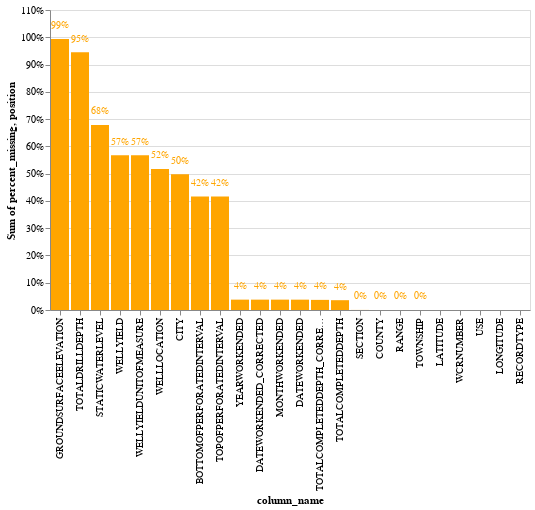

The cell this chart's notebook holds for it:
### Code cell
wcr_instance.draw_mising_data_chart()

### Figure 1 — Vega-Lite specification as saved in the notebook (floating-point values rounded to 4 significant figures)
{"config": {"view": {"continuousWidth": 400, "continuousHeight": 300}}, "layer": [{"mark": "bar", "encoding": {"color": {"value": "orange"}, "tooltip": [{"field": "column_name", "type": "nominal"}, {"field": "percent_missing", "type": "quantitative"}], "x": {"field": "column_name", "sort": ["GROUNDSURFACEELEVATION", "TOTALDRILLDEPTH", "STATICWATERLEVEL", "WELLYIELD", "WELLYIELDUNITOFMEASURE", "WELLLOCATION", "CITY", "BOTTOMOFPERFORATEDINTERVAL", "TOPOFPERFORATEDINTERVAL", "YEARWORKENDED", "DATEWORKENDED_CORRECTED", "MONTHWORKENDED", "DATEWORKENDED", "TOTALCOMPLETEDDEPTH_CORRECTED", "TOTALCOMPLETEDDEPTH", "SECTION", "COUNTY", "RANGE", "TOWNSHIP", "LATITUDE", "WCRNUMBER", "USE", "LONGITUDE", "RECORDTYPE"], "type": "nominal"}, "y": {"aggregate": "sum", "axis": {"format": "%"}, "field": "percent_missing", "stack": "normalize", "type": "quantitative"}}}, {"mark": {"type": "text", "align": "center", "color": "black", "fontSize": 10}, "encoding": {"color": {"value": "orange"}, "text": {"field": "percent_missing", "format": ".0%", "type": "quantitative"}, "tooltip": [{"field": "column_name", "type": "nominal"}, {"field": "percent_missing", "type": "quantitative"}], "x": {"field": "column_name", "sort": ["GROUNDSURFACEELEVATION", "TOTALDRILLDEPTH", "STATICWATERLEVEL", "WELLYIELD", "WELLYIELDUNITOFMEASURE", "WELLLOCATION", "CITY", "BOTTOMOFPERFORATEDINTERVAL", "TOPOFPERFORATEDINTERVAL", "YEARWORKENDED", "DATEWORKENDED_CORRECTED", "MONTHWORKENDED", "DATEWORKENDED", "TOTALCOMPLETEDDEPTH_CORRECTED", "TOTALCOMPLETEDDEPTH", "SECTION", "COUNTY", "RANGE", "TOWNSHIP", "LATITUDE", "WCRNUMBER", "USE", "LONGITUDE", "RECORDTYPE"], "type": "nominal"}, "y": {"field": "position", "type": "quantitative"}}, "transform": [{"calculate": "datum.percent_missing + 0.05 * datum.percent_missing / abs(datum.percent_missing)", "as": "position"}]}], "data": {"name": "data-ada3afc385266827e3ad7bcb5125be00"}, "$schema": "https://vega.github.io/schema/vega-lite/v4.17.0.json", "datasets": {"data-ada3afc385266827e3ad7bcb5125be00": [{"column_name": "GROUNDSURFACEELEVATION", "percent_missing": 0.9937}, {"column_name": "TOTALDRILLDEPTH", "percent_missing": 0.9452}, {"column_name": "STATICWATERLEVEL", "percent_missing": 0.6784}, {"column_name": "WELLYIELD", "percent_missing": 0.5672}, {"column_name": "WELLYIELDUNITOFMEASURE", "percent_missing": 0.5672}, {"column_name": "WELLLOCATION", "percent_missing": 0.5167}, {"column_name": "CITY", "percent_missing": 0.4976}, {"column_name": "BOTTOMOFPERFORATEDINTERVAL", "percent_missing": 0.4165}, {"column_name": "TOPOFPERFORATEDINTERVAL", "percent_missing": 0.4159}, {"column_name": "YEARWORKENDED", "percent_missing": 0.038}, {"column_name": "DATEWORKENDED_CORRECTED", "percent_missing": 0.038}, {"column_name": "MONTHWORKENDED", "percent_missing": 0.038}, {"column_name": "DATEWORKENDED", "percent_missing": 0.03792}, {"column_name": "TOTALCOMPLETEDDEPTH_CORRECTED", "percent_missing": 0.03712}, {"column_name": "TOTALCOMPLETEDDEPTH", "percent_missing": 0.03597}, {"column_name": "SECTION", "percent_missing": 0.0002504}, {"column_name": "COUNTY", "percent_missing": 8.421e-05}, {"column_name": "RANGE", "percent_missing": 5.762e-05}, {"column_name": "TOWNSHIP", "percent_missing": 4.21e-05}, {"column_name": "LATITUDE", "percent_missing": 0.0}, {"column_name": "WCRNUMBER", "percent_missing": 0.0}, {"column_name": "USE", "percent_missing": 0.0}, {"column_name": "LONGITUDE", "percent_missing": 0.0}, {"column_name": "RECORDTYPE", "percent_missing": 0.0}]}}
